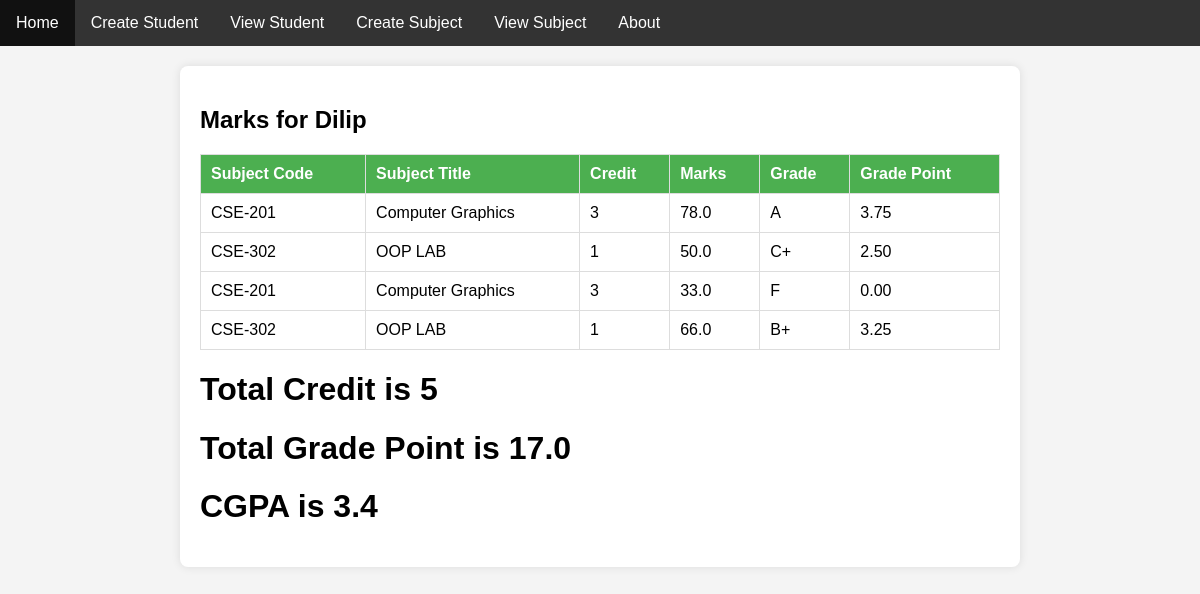
Screenshot of /viewMarksPage/2 with the database file from the repository.
### myApp/models.py (models this page shows, shortened)
class studentModel(models.Model):
    GENDER=[
        ('male','MALE'),('female','FEMALE')
    ]
    StudentName=models.CharField(max_length=120,null=True)
    Age=models.FloatField()
    Gender=models.CharField(choices=GENDER,max_length=120,null=True)
    Subjects=models.ManyToManyField(SubjectModel)

class MarkModel(models.Model):
    student = models.ForeignKey(studentModel, on_delete=models.CASCADE)
    subject = models.ForeignKey(SubjectModel, on_delete=models.CASCADE)
    marks = models.FloatField()

class SubjectModel(models.Model):
    SubjectName=models.CharField(max_length=120)
    SubjectCode=models.CharField(max_length=120)
    Credit=models.CharField(max_length=120)

### myProject/views.py (the view)
# urls.py: path('viewMarksPage/<str:student_id>', viewMarksPage,name='viewMarksPage'),
def viewMarksPage(request, student_id):
    student = studentModel.objects.get(pk=student_id)
    marks = MarkModel.objects.filter(student=student)
    total_credit = 0
    total_grade_point = 0
    for mark in marks:
        subject_credit = int(mark.subject.Credit)
        if mark.marks >= 40:
            if mark.marks >= 75:
                grade_point = 3.75
            elif mark.marks >= 70:
                grade_point = 3.50
            elif mark.marks >= 65:
                grade_point = 3.25
            elif mark.marks >= 60:
                grade_point = 3.00
            elif mark.marks >= 55:
                grade_point = 2.75
            elif mark.marks >= 50:
                grade_point = 2.50
            elif mark.marks >= 45:
                grade_point = 2.25
            else:
                grade_point = 2.00
            total_credit += subject_credit
            total_grade_point += subject_credit * grade_point
            cgpa=total_grade_point/total_credit
    context = {
        'student': student,
        'marks': marks,
        'total_credit': total_credit,
        'total_grade_point': total_grade_point,
        'cgpa':cgpa
    }
    return render(request, 'viewMarksPage.html', context)

### template/viewMarksPage.html (shortened to what this page needs)
{% include "base.html" %}
{% block content %}
<!DOCTYPE html>
<html lang="en">
<head>
</head>
<body>
<div class="container">
    <h2>Marks for {{ student.StudentName }}</h2>
    <table>
        <thead>
            <tr>
                <th>Subject Code</th>
                <th>Subject Title</th>
                <th>Credit</th>
                <th>Marks</th>
                <th>Grade</th>
                <th>Grade Point</th>
            </tr>
        </thead>
        <tbody>
            {% for mark in marks.all %}
                <tr>
                    <td>{{ mark.subject.SubjectCode }}</td>
                    <td>{{ mark.subject.SubjectName }}</td>
                    <td>{{ mark.subject.Credit }}</td>
                    <td>{{ mark.marks }}</td>
                    <td>
                        {% if mark.marks >= 80 %}
                            A+
                        {% elif mark.marks >= 75 %}
                            A
                        {% elif mark.marks >= 70 %}
                            A-
                        {% elif mark.marks >= 65 %}
                            B+
                        {% elif mark.marks >= 60 %}
                            B
                        {% elif mark.marks >= 55 %}
                            B-
                        {% elif mark.marks >= 50 %}
                            C+
                        {% elif mark.marks >= 45 %}
                            C
                        {% elif mark.marks >= 40 %}
                            D
                        {% else %}
                            F
                        {% endif %}
                    </td>
                    <td>
                        {% if mark.marks >= 80 %}
                            4.00
                        {% elif mark.marks >= 75 %}
                            3.75
                        {% elif mark.marks >= 70 %}
                            3.50
                        {% elif mark.marks >= 65 %}
                            3.25
                        {% elif mark.marks >= 60 %}
                            3.00
                        {% elif mark.marks >= 55 %}
                            2.75
                        {% elif mark.marks >= 50 %}
                            2.50
                        {% elif mark.marks >= 45 %}
                            2.25
                        {% elif mark.marks >= 40 %}
                            2.00
                        {% else %}
                            0.00
                        {% endif %}
                    </td>
                </tr>
            {% endfor %}
        </tbody>
    </table>
    <h1>Total Credit is {{total_credit}}</h1>
    <h1>Total Grade Point is {{total_grade_point}}</h1>
    <h1>CGPA is {{cgpa}}</h1>
</div>
</body>
</html>
{% endblock content %}

### template/viewMarksPage.html (style rules this page uses)
body { font-family: Arial, sans-serif; background-color: #f4f4f4; margin: 0; padding: 0; }
.container { max-width: 800px; margin: 20px auto; background-color: #fff; padding: 20px; border-radius: 8px; box-shadow: 0 0 10px rgba(0, 0, 0, 0.1); }
table { width: 100%; border-collapse: collapse; margin-top: 20px; }
th, td { border: 1px solid #ddd; padding: 10px; text-align: left; }
th { background-color: #4caf50; color: white; }

### rows the page displays
studentModel: StudentName "Dilip"
MarkModel: subject.SubjectCode "CSE-201", subject.SubjectName "Computer Graphics", subject.Credit "3", marks "78.0", shows "A", shows "3.75"
MarkModel: subject.SubjectCode "CSE-302", subject.SubjectName "OOP LAB", subject.Credit "1", marks "50.0", shows "C+", shows "2.50"
MarkModel: subject.SubjectCode "CSE-201", subject.SubjectName "Computer Graphics", subject.Credit "3", marks "33.0", shows "F", shows "0.00"
MarkModel: subject.SubjectCode "CSE-302", subject.SubjectName "OOP LAB", subject.Credit "1", marks "66.0", shows "B+", shows "3.25"

### other values shown
{{ total_credit }} "5"
{{ total_grade_point }} "17.0"
{{ cgpa }} "3.4"
